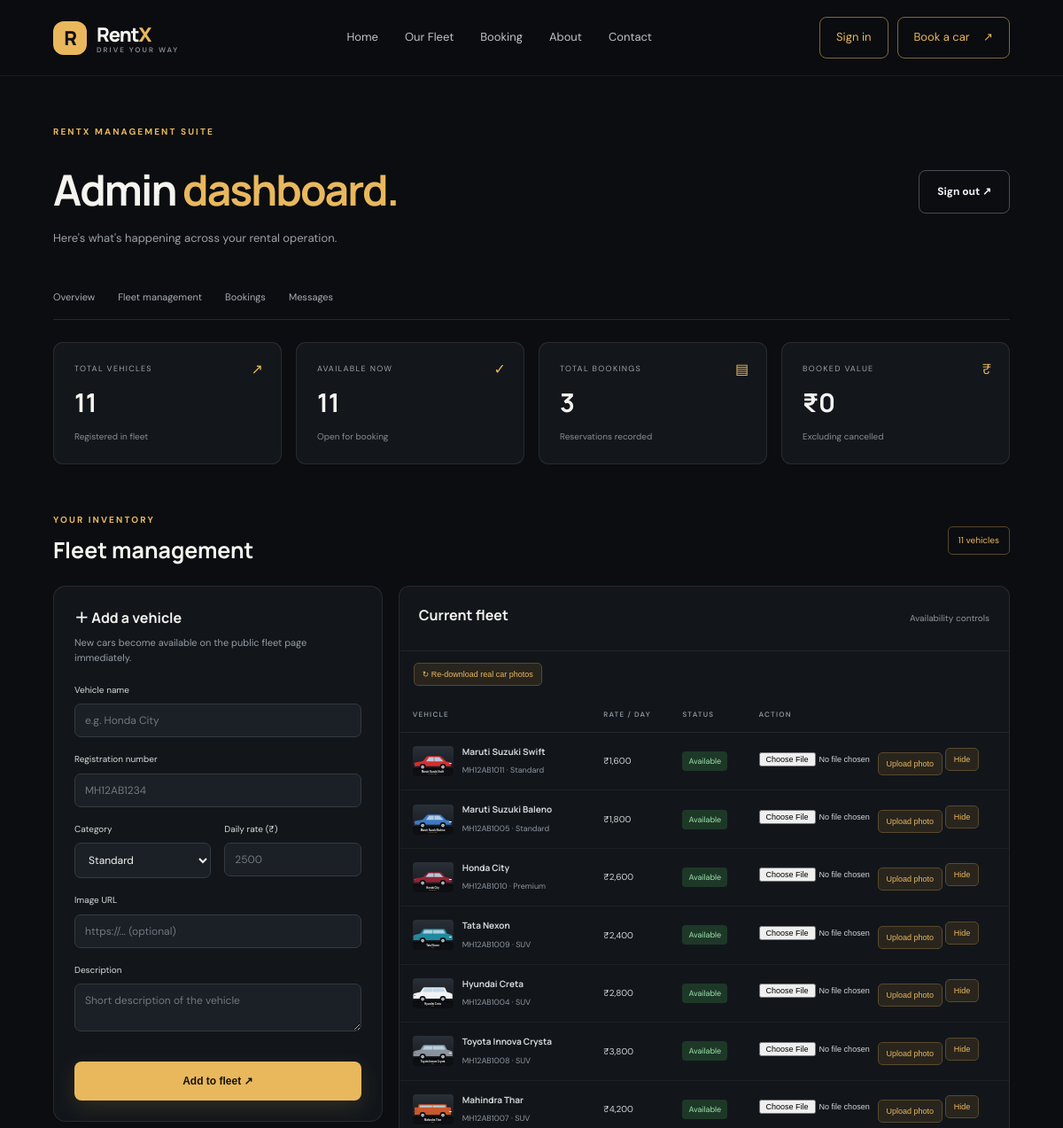
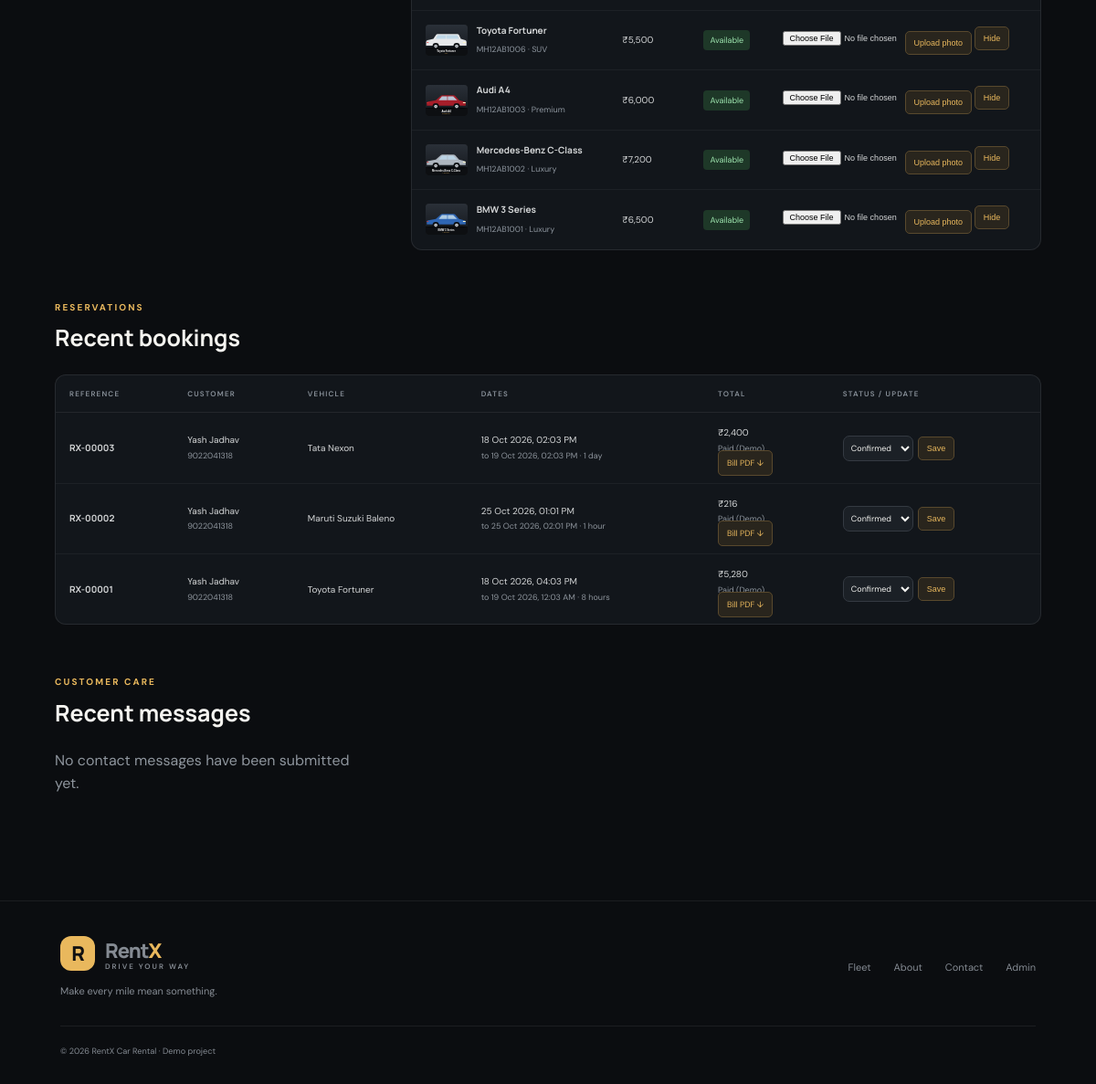
Page /admin (signed in) on the committed database (2 pictures, top to bottom).
### tables this page shows
CREATE TABLE cars(id INTEGER PRIMARY KEY AUTOINCREMENT,name TEXT NOT NULL,registration TEXT UNIQUE NOT NULL,category TEXT NOT NULL,price REAL NOT NULL,image TEXT,description TEXT,available INTEGER NOT NULL DEFAULT 1, seats INTEGER DEFAULT 5, fuel TEXT DEFAULT 'Petrol', transmission TEXT DEFAULT 'Manual', wiki TEXT);

CREATE TABLE bookings(id INTEGER PRIMARY KEY AUTOINCREMENT,car_id INTEGER NOT NULL,name TEXT NOT NULL,phone TEXT NOT NULL,email TEXT,start_date TEXT NOT NULL,end_date TEXT NOT NULL,days INTEGER NOT NULL,total REAL NOT NULL,status TEXT NOT NULL DEFAULT 'Pending Payment',created_at TEXT DEFAULT CURRENT_TIMESTAMP, user_id INTEGER REFERENCES users(id), payment_status TEXT NOT NULL DEFAULT 'Unpaid', payment_id TEXT, payment_order_id TEXT, start_dt TEXT, end_dt TEXT, duration_unit TEXT DEFAULT 'days', duration_value INTEGER, pay_token TEXT, qr_id TEXT, utr TEXT,FOREIGN KEY(car_id) REFERENCES cars(id));

### app.py (the view)
@app.route('/admin')
@admin_required
def admin_dashboard():
    with db() as c:
        stats={'cars':c.execute('SELECT COUNT(*) FROM cars').fetchone()[0], 'available':c.execute('SELECT COUNT(*) FROM cars WHERE available=1').fetchone()[0], 'bookings':c.execute('SELECT COUNT(*) FROM bookings').fetchone()[0], 'revenue':c.execute("SELECT COALESCE(SUM(amount),0) FROM payments WHERE status='captured'").fetchone()[0]}
        bookings=c.execute('SELECT b.*,c.name car_name FROM bookings b JOIN cars c ON c.id=b.car_id ORDER BY b.id DESC LIMIT 50').fetchall()
        cars=c.execute('SELECT * FROM cars ORDER BY id DESC').fetchall()
        messages=c.execute('SELECT * FROM messages ORDER BY id DESC LIMIT 5').fetchall()
    return render_template('admin_dashboard.html',stats=stats,bookings=bookings,cars=cars,messages=messages)

### app.py (called while the page is built)
def db():
    con = sqlite3.connect(DB)
    con.row_factory = sqlite3.Row
    con.execute('PRAGMA foreign_keys = ON')
    return con

def duration_label(unit, value):
    value = int(value or 0)
    u = 'hour' if unit == 'hours' else 'day'
    return f"{value} {u}{'' if value == 1 else 's'}"

def fmt_dt(v):
    try:
        return datetime.strptime(v, '%Y-%m-%d %H:%M').strftime('%d %b %Y, %I:%M %p')
    except Exception:
        return v or ''

def booking_times(b):
    s = b['start_dt'] or f"{b['start_date']} 00:00"
    e = b['end_dt'] or f"{b['end_date']} 00:00"
    unit = b['duration_unit'] or 'days'
    val = b['duration_value'] or b['days']
    return s, e, unit, val

def admin_required(fn):
    @wraps(fn)
    def wrapper(*args, **kwargs):
        if not session.get('admin'):
            return redirect(url_for('admin_login'))
        return fn(*args, **kwargs)
    return wrapper

@app.before_request
def csrf_protect():
    if 'csrf' not in session:
        session['csrf'] = secrets.token_hex(16)
    if request.method == 'POST' and request.endpoint != 'razorpay_webhook':
        tok = request.form.get('csrf_token') or request.headers.get('X-CSRF-Token')
        if not tok or not secrets.compare_digest(tok, session['csrf']):
            abort(400, 'Invalid or missing security token. Reload the page and try again.')

@app.context_processor
def common():
    return {'csrf_token': session.get('csrf', ''), 'today': date.today().isoformat(), 'admin_logged_in': bool(session.get('admin')), 'current_user': session.get('user_name'), 'user_logged_in': bool(session.get('user_id')), 'razorpay_key_id': RAZORPAY_KEY_ID}

### templates/admin_dashboard.html
{% extends 'base.html' %}{% block title %}Admin Dashboard — RentX{% endblock %}{% block content %}<section class="admin-page"><div class="admin-heading"><div><div class="eyebrow">RENTX MANAGEMENT SUITE</div><h1>Admin <span class="gold">dashboard.</span></h1><p>Here's what's happening across your rental operation.</p></div><a class="btn outline" href="{{ url_for('admin_logout') }}">Sign out ↗</a></div><div class="admin-tabs"><a href="#overview">Overview</a><a href="#fleet">Fleet management</a><a href="#bookings">Bookings</a><a href="#messages">Messages</a></div><div id="overview" class="metric-grid"><div class="metric-card"><span>TOTAL VEHICLES</span><b>{{ stats.cars }}</b><small>Registered in fleet</small><i>↗</i></div><div class="metric-card"><span>AVAILABLE NOW</span><b>{{ stats.available }}</b><small>Open for booking</small><i>✓</i></div><div class="metric-card"><span>TOTAL BOOKINGS</span><b>{{ stats.bookings }}</b><small>Reservations recorded</small><i>▤</i></div><div class="metric-card"><span>BOOKED VALUE</span><b>₹{{ '{:,.0f}'.format(stats.revenue) }}</b><small>Excluding cancelled</small><i>₹</i></div></div><section class="admin-section" id="fleet"><div class="admin-section-head"><div><div class="eyebrow">YOUR INVENTORY</div><h2>Fleet management</h2></div><span class="count-badge">{{ cars|length }} vehicles</span></div><div class="admin-columns"><form class="form-card add-car-form" action="{{ url_for('add_car') }}" method="post"><h3>＋ Add a vehicle</h3><p>New cars become available on the public fleet page immediately.</p><label>Vehicle name<input name="name" placeholder="e.g. Honda City" required></label><label>Registration number<input name="registration" placeholder="MH12AB1234" required></label><div class="two-col"><label>Category<select name="category"><option>Standard</option><option>Premium</option><option>Luxury</option><option>SUV</option><option>Electric</option></select></label><label>Daily rate (₹)<input name="price" type="number" min="1" step="1" placeholder="2500" required></label></div><label>Image URL<input name="image" type="url" placeholder="https://... (optional)"></label><label>Description<textarea name="description" rows="2" placeholder="Short description of the vehicle"></textarea></label><button class="btn primary full" type="submit">Add to fleet ↗</button></form><div class="table-card"><div class="table-head"><h3>Current fleet</h3><span>Availability controls</span></div><div class="table-scroll"><form method="post" action="{{ url_for('refresh_images') }}" style="padding:12px 16px"><button class="mini-btn" type="submit">↻ Re-download real car photos</button></form><table><thead><tr><th>VEHICLE</th><th>RATE / DAY</th><th>STATUS</th><th>ACTION</th></tr></thead><tbody>{% for car in cars %}<tr><td><div class="table-car"><img src="{{ car.image }}" alt=""><span><b>{{ car.name }}</b><small>{{ car.registration }} · {{ car.category }}</small></span></div></td><td>₹{{ '{:,.0f}'.format(car.price) }}</td><td><span class="status {{ 'active' if car.available else 'inactive' }}">{{ 'Available' if car.available else 'Hidden' }}</span></td><td><form method="post" action="{{ url_for('upload_car_image',car_id=car.id) }}" enctype="multipart/form-data" style="display:inline-flex;gap:4px"><input type="file" name="photo" accept="image/*" style="width:130px;font-size:9px"><button class="mini-btn" type="submit">Upload photo</button></form> <form method="post" style="display:inline" action="{{ url_for('toggle_car',car_id=car.id) }}"><button class="mini-btn" type="submit">{{ 'Hide' if car.available else 'Enable' }}</button></form></td></tr>{% endfor %}</tbody></table></div></div></div></section><section class="admin-section" id="bookings"><div class="admin-section-head"><div><div class="eyebrow">RESERVATIONS</div><h2>Recent bookings</h2></div></div><div class="table-card"><div class="table-scroll"><table><thead><tr><th>REFERENCE</th><th>CUSTOMER</th><th>VEHICLE</th><th>DATES</th><th>TOTAL</th><th>STATUS / UPDATE</th></tr></thead><tbody>{% for b in bookings %}<tr><td><b>RX-{{ '%05d'|format(b.id) }}</b></td><td>{{ b.name }}<small class="block muted">{{ b.phone }}</small></td><td>{{ b.car_name }}</td><td>{% set bt=booking_times(b) %}{{ bt[0]|dt }}<small class="block muted">to {{ bt[1]|dt }} · {{ duration_label(bt[2],bt[3]) }}</small></td><td>₹{{ '{:,.0f}'.format(b.total) }}<small class="block muted">{{ b.payment_status }}{% if b.utr %} · UTR {{ b.utr }}{% endif %}</small>{% if not b.payment_status.startswith('Paid') and b.status!='Cancelled' %}<form method="post" action="{{ url_for('admin_mark_paid',booking_id=b.id) }}"><button class="mini-btn" type="submit">Verify paid</button></form>{% endif %}{% if b.payment_status.startswith('Paid') %}<a class="mini-btn" href="{{ url_for('admin_invoice',booking_id=b.id) }}" target="_blank">Bill PDF ↓</a>{% endif %}</td><td><form class="status-form" method="post" action="{{ url_for('booking_status',booking_id=b.id) }}"><select name="status"><option {% if b.status=='Confirmed' %}selected{% endif %}>Confirmed</option><option {% if b.status=='Completed' %}selected{% endif %}>Completed</option><option {% if b.status=='Cancelled' %}selected{% endif %}>Cancelled</option></select><button class="mini-btn" type="submit">Save</button></form></td></tr>{% else %}<tr><td colspan="6" class="empty">No bookings yet. Confirmed customer reservations will appear here.</td></tr>{% endfor %}</tbody></table></div></div></section><section class="admin-section" id="messages"><div class="admin-section-head"><div><div class="eyebrow">CUSTOMER CARE</div><h2>Recent messages</h2></div></div><div class="message-grid">{% for m in messages %}<article class="message-card"><small>{{ m.created_at }}</small><h3>{{ m.subject or 'General enquiry' }}</h3><p>{{ m.message }}</p><div>{{ m.name }} · {{ m.email }}</div></article>{% else %}<p class="muted">No contact messages have been submitted yet.</p>{% endfor %}</div></section></section>{% endblock %}

### rows in the picture
cars: image (picture), name "Maruti Suzuki Swift", registration "MH12AB1011", category "Standard", price "1,600", available "Available", available "Hide"
cars: image (picture), name "Maruti Suzuki Baleno", registration "MH12AB1005", category "Standard", price "1,800", available "Available", available "Hide"
cars: image (picture), name "Honda City", registration "MH12AB1010", category "Premium", price "2,600", available "Available", available "Hide"
cars: image (picture), name "Tata Nexon", registration "MH12AB1009", category "SUV", price "2,400", available "Available", available "Hide"
cars: image (picture), name "Hyundai Creta", registration "MH12AB1004", category "SUV", price "2,800", available "Available", available "Hide"
cars: image (picture), name "Toyota Innova Crysta", registration "MH12AB1008", category "SUV", price "3,800", available "Available", available "Hide"
cars: image (picture), name "Mahindra Thar", registration "MH12AB1007", category "SUV", price "4,200", available "Available", available "Hide"
cars: image (picture), name "Toyota Fortuner", registration "MH12AB1006", category "SUV", price "5,500", available "Available", available "Hide"
cars: image (picture), name "Audi A4", registration "MH12AB1003", category "Premium", price "6,000", available "Available", available "Hide"
cars: image (picture), name "Mercedes-Benz C-Class", registration "MH12AB1002", category "Luxury", price "7,200", available "Available", available "Hide"
cars: image (picture), name "BMW 3 Series", registration "MH12AB1001", category "Luxury", price "6,500", available "Available", available "Hide"
bookings: id "00003", name "Yash Jadhav", phone "9022041318", car_name "Tata Nexon", start_dt "18 Oct 2026, 02:03 PM", end_dt "19 Oct 2026, 02:03 PM", duration_unit "1 day", total "2,400", payment_status "Paid (Demo)", status "Confirmed"
bookings: id "00002", name "Yash Jadhav", phone "9022041318", car_name "Maruti Suzuki Baleno", start_dt "25 Oct 2026, 01:01 PM", end_dt "25 Oct 2026, 02:01 PM", duration_unit "1 hour", total "216", payment_status "Paid (Demo)", status "Confirmed"
bookings: id "00001", name "Yash Jadhav", phone "9022041318", car_name "Toyota Fortuner", start_dt "18 Oct 2026, 04:03 PM", end_dt "19 Oct 2026, 12:03 AM", duration_unit "8 hours", total "5,280", payment_status "Paid (Demo)", status "Confirmed"

### other values in the picture
{{ stats.cars }} "11"
{{ stats.available }} "11"
{{ stats.bookings }} "3"
{{ '{:,.0f}'.format(stats.revenue) }} "0"
{{ cars|length }} "11"
